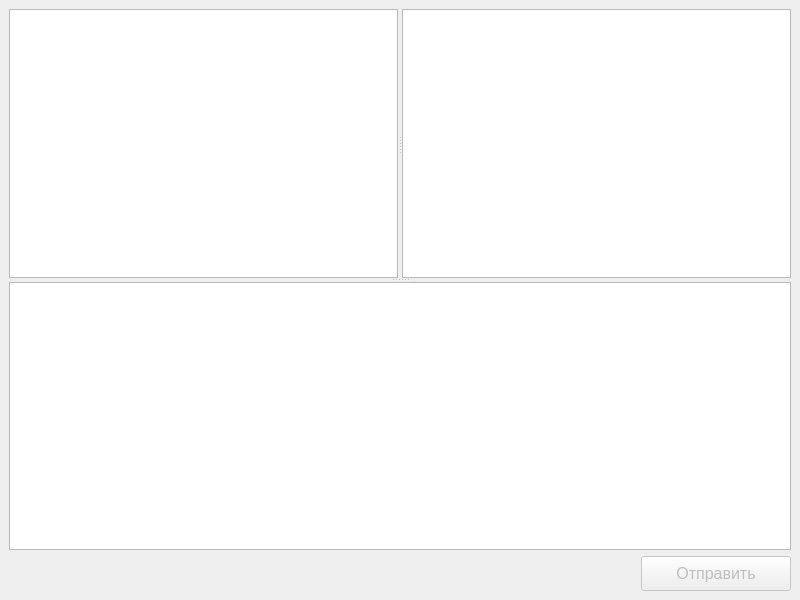
<?xml version="1.0" encoding="UTF-8"?>
<ui version="4.0">
 <class>MainWindow</class>
 <widget class="QMainWindow" name="MainWindow">
  <property name="geometry">
   <rect>
    <x>0</x>
    <y>0</y>
    <width>800</width>
    <height>600</height>
   </rect>
  </property>
  <property name="font">
   <font>
    <pointsize>12</pointsize>
   </font>
  </property>
  <property name="windowTitle">
   <string>City Chat</string>
  </property>
  <property name="windowIcon">
   <iconset resource="resources.qrc">
    <normaloff>:/app_icon.svg</normaloff>:/app_icon.svg</iconset>
  </property>
  <widget class="QWidget" name="central_widget">
   <layout class="QVBoxLayout" name="central_widget_layout">
    <item>
     <widget class="QSplitter" name="global_splitter">
      <property name="orientation">
       <enum>Qt::Vertical</enum>
      </property>
      <property name="childrenCollapsible">
       <bool>false</bool>
      </property>
      <widget class="QSplitter" name="views_splitter">
       <property name="orientation">
        <enum>Qt::Horizontal</enum>
       </property>
       <property name="childrenCollapsible">
        <bool>false</bool>
       </property>
       <widget class="QTextEdit" name="chat_view">
        <property name="readOnly">
         <bool>true</bool>
        </property>
       </widget>
       <widget class="QListWidget" name="interlocutors_view"/>
      </widget>
      <widget class="QPlainTextEdit" name="message_editor"/>
     </widget>
    </item>
    <item>
     <layout class="QHBoxLayout" name="control_button_layout">
      <item>
       <spacer name="control_button_spacer">
        <property name="orientation">
         <enum>Qt::Horizontal</enum>
        </property>
        <property name="sizeHint" stdset="0">
         <size>
          <width>40</width>
          <height>20</height>
         </size>
        </property>
       </spacer>
      </item>
      <item>
       <widget class="QPushButton" name="send_button">
        <property name="enabled">
         <bool>false</bool>
        </property>
        <property name="minimumSize">
         <size>
          <width>150</width>
          <height>35</height>
         </size>
        </property>
        <property name="text">
         <string>Отправить</string>
        </property>
        <property name="icon">
         <iconset resource="resources.qrc">
          <normaloff>:/send_button_icon.svg</normaloff>:/send_button_icon.svg</iconset>
        </property>
        <property name="shortcut">
         <string>Return</string>
        </property>
       </widget>
      </item>
     </layout>
    </item>
   </layout>
  </widget>
 </widget>
 <resources>
  <include location="resources.qrc"/>
 </resources>
 <connections/>
</ui>
